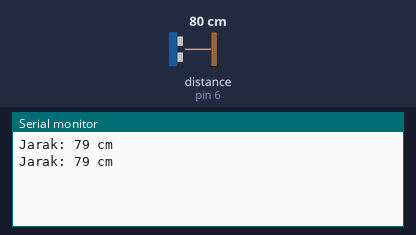
The sketch below on a simulated Arduino Uno, built with avr-gcc and run on an emulated ATmega328P. On the bench: the last lines printed to the serial monitor. Wiring (inferred from the names in the program): ultrasonic range finder: trigger pin 7; echo pin 6. The inputs (shaded band) are chosen by the test bench; at power-on: distance to the obstacle (sensor on pin 6) 80 cm. The echo pulse lasts 58.3 µs per cm.

Above: at 1.8 s.
1.9 s: distance to the obstacle (sensor on pin 6) set to 4 cm
At 2.8 s:
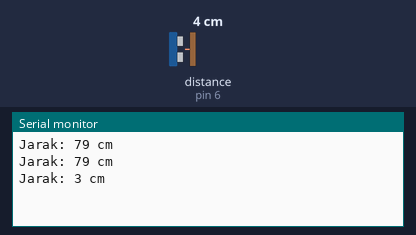
3.4 s: distance to the obstacle (sensor on pin 6) set to 2 cm
At 4.8 s:
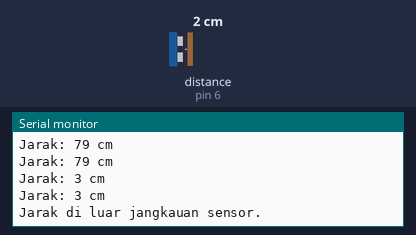

The sketch:

ultrasonic.ino
```cpp
#define trigPin 7
#define echoPin 6

void setup() {
  Serial.begin(9600);
  pinMode(trigPin, OUTPUT);
  pinMode(echoPin, INPUT);
}

void loop() {
  long duration, distance;

  // Kirimkan pulsa trigger selama 10 mikrodetik
  digitalWrite(trigPin, LOW);
  delayMicroseconds(2);
  digitalWrite(trigPin, HIGH);
  delayMicroseconds(10);
  digitalWrite(trigPin, LOW);

  // Baca waktu pantulan
  duration = pulseIn(echoPin, HIGH);

  // Hitung jarak dalam sentimeter
  distance = (duration / 2) / 29.1;

  if (distance >= 2 && distance <= 100) {
    // Jarak valid, tampilkan hasil
    Serial.print("Jarak: ");
    Serial.print(distance);
    Serial.println(" cm");
  } else {
    // Jarak di luar jangkauan sensor
    Serial.println("Jarak di luar jangkauan sensor.");
  }

  delay(1000); // Tunggu 1 detik sebelum pengukuran berikutnya
}
```

Measured:
- the behaviour switches between 3 and 2 cm on distance to the obstacle (sensor on pin 6) (found by bisection; images 1 and 2)
- after the input at 1.9 s, the serial monitor: prints a new line after 0.11 s (image 1)
- after the input at 3.4 s, the serial monitor: prints a new line after 0.61 s (image 2)
